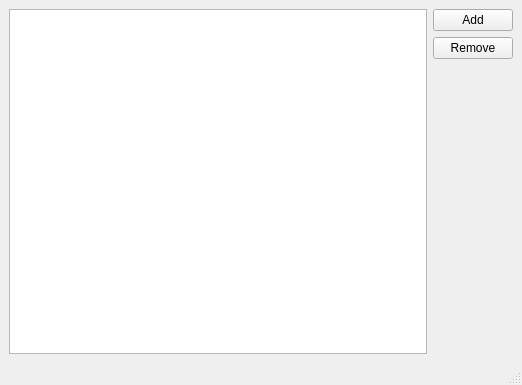
<?xml version="1.0" encoding="UTF-8"?>
<ui version="4.0">
 <class>MainWindow</class>
 <widget class="QMainWindow" name="MainWindow">
  <property name="geometry">
   <rect>
    <x>0</x>
    <y>0</y>
    <width>522</width>
    <height>385</height>
   </rect>
  </property>
  <property name="windowTitle">
   <string>Mailing List</string>
  </property>
  <widget class="QWidget" name="centralwidget">
   <layout class="QGridLayout" name="gridLayout">
    <item row="0" column="1">
     <widget class="QPushButton" name="addAddressButton">
      <property name="text">
       <string>Add</string>
      </property>
     </widget>
    </item>
    <item row="1" column="1">
     <widget class="QPushButton" name="removeAddressButton">
      <property name="text">
       <string>Remove</string>
      </property>
     </widget>
    </item>
    <item row="0" column="0" rowspan="3">
     <widget class="QListWidget" name="mailingListWidget"/>
    </item>
   </layout>
  </widget>
  <widget class="QMenuBar" name="menubar">
   <property name="geometry">
    <rect>
     <x>0</x>
     <y>0</y>
     <width>522</width>
     <height>26</height>
    </rect>
   </property>
  </widget>
  <widget class="QStatusBar" name="statusbar"/>
 </widget>
 <resources/>
 <connections/>
</ui>
